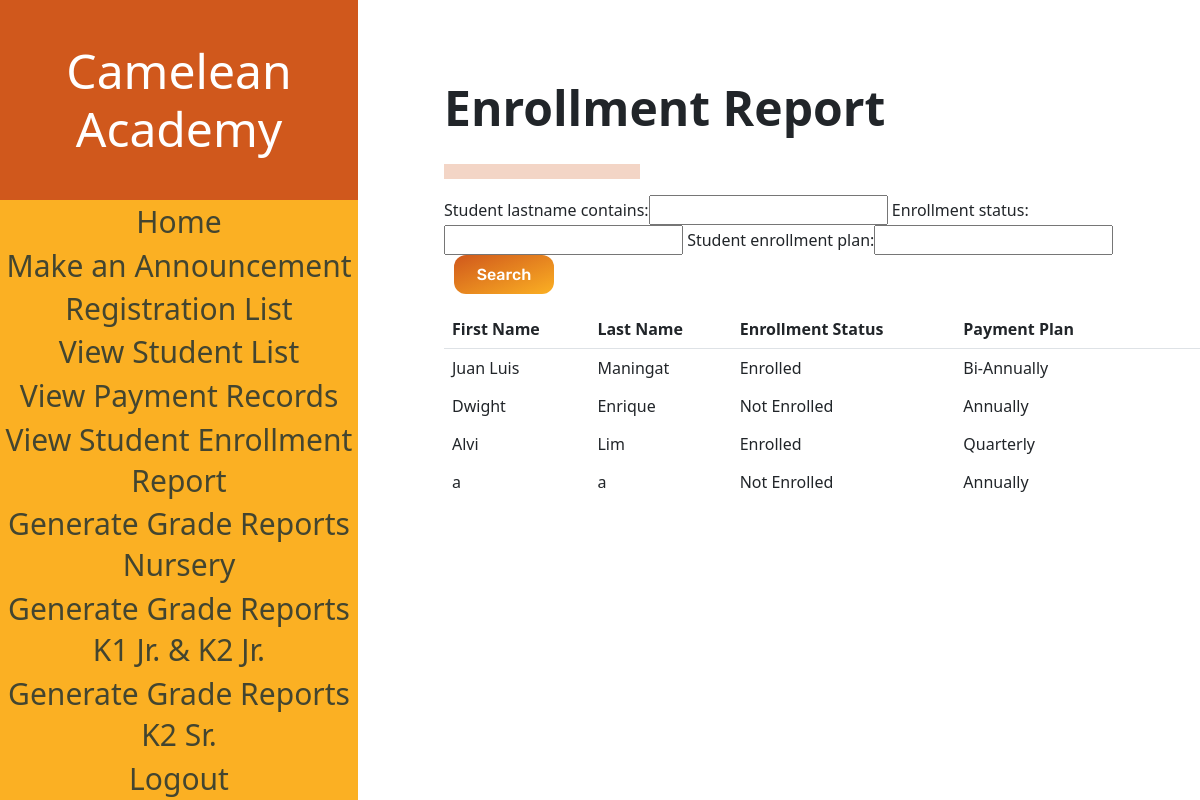
/studentEnrollment (signed in), run on the app's committed database.
### sis_app/models.py (models this page shows)
class Account(models.Model):
    username = models.CharField(max_length=128)
    password = models.CharField(max_length=128)#passwords should be stored hashed
    class Meta:
        abstract=True # Don't use this line if you want Contact to have its own table

class Student(Account):
    student_firstname = models.CharField(max_length=128, default=None)#
    student_lastname = models.CharField(max_length=128, default=None)#
    student_middlename = models.CharField(max_length=128, default=None)
    student_nickname = models.CharField(max_length=128, default=None)
    student_birthday = models.DateField(default=datetime.date.today())
    grade_levels = [
        ('Nursery','Nursery'),
        ('Kinder 1','Kinder 1'),
        ('Kinder 2 Junior', 'Kinder 2 Junior'),
        ('Kinder 2 Senior', 'Kinder 2 Senior'),
    ]
    student_grade_level = models.CharField(max_length=128, choices=grade_levels, default='Nursery')#
    status =[
    ('Not Enrolled','Not Enrolled'),
    ('Enrolled', 'Enrolled'),
    ]#
    sy = [tuple([x,x]) for x in range(2022,2035)]
    enrollment_status = models.CharField(max_length=20, choices=status,default='Not Enrolled')#
    student_schoolyear_start=models.IntegerField(choices=sy, default=None)#
    student_address = models.CharField(max_length=300, default=None)
    student_religion = models.CharField(max_length=128, default=None, blank=True, null = True)
    student_nationality = models.CharField(max_length=128, default=None)
    student_hobbies = models.TextField(max_length=500, default=None, blank=True, null = True)
    student_likes = models.TextField(max_length=500, default=None, blank=True, null = True)
    student_dislikes = models.TextField(max_length=500, default=None, blank=True, null = True)
    student_shm = models.TextField(max_length=500, default=None, blank=True, null = True)
    student_allergies = models.TextField(max_length=500, default=None, blank=True, null = True)
    student_sd = models.TextField(max_length=500, default=None, blank=True, null = True)
    student_oconsiderations = models.TextField(max_length=500, default=None, blank=True,null = True)
    student_guardianemail = models.EmailField(max_length = 254, default=None)
    student_f_firstname = models.CharField(max_length=128, default=None)
    student_f_lastname = models.CharField(max_length=128, default=None)
    student_f_middlename = models.CharField(max_length=128, default=None)
    student_f_telno = models.CharField(max_length=128, default=None)
    student_f_address = models.CharField(max_length=300, default=None)
    student_f_occupation = models.CharField(max_length=128, default=None, blank=True, null = True)
    student_f_employer = models.CharField(max_length=128, default=None, blank=True,null = True)
    student_f_oaddress = models.CharField(max_length=300, default=None, blank=True,null = True)
    student_f_otelno = models.CharField(max_length=128, default=None, blank=True,null = True)
    student_f_natureofbusiness = models.CharField(max_length=128, default=None, blank=True, null = True)
    student_m_firstname = models.CharField(max_length=128, default=None)
    student_m_lastname = models.CharField(max_length=128, default=None)
    student_m_middlename = models.CharField(max_length=128, default=None)
    student_m_telno = models.CharField(max_length=128, default=None)
    student_m_address = models.CharField(max_length=300, default=None)
    student_m_occupation = models.CharField(max_length=128, default=None, blank=True, null = True)
    student_m_employer = models.CharField(max_length=128, default=None, blank=True, null = True)
    student_m_oaddress = models.CharField(max_length=300, default=None, blank=True, null = True)
    student_m_otelno = models.CharField(max_length=128, default=None, blank=True, null = True)
    student_m_natureofbusiness = models.CharField(max_length=128, default=None, blank=True, null = True)
    student_sibling_name = models.CharField(max_length=300, default=None, blank=True, null = True)
    student_sibling_gender = models.CharField(max_length=128, default=None, blank=True, null = True)
    student_sibling_age = models.IntegerField(default=None, blank=True, null = True)
    student_sibling_school=models.CharField(max_length=300, default=None, blank=True, null = True)
    student_medexp = models.BooleanField(default = False)
    student_rules = models.BooleanField(default = False)
    student_accuracy = models.BooleanField(default = False)
    student_signedname = models.CharField(max_length=300, default=None)
    student_signdate = models.DateField(default=datetime.date.today())
    enrollment_plan_choices =[
    ('Annually','Annually'),
    ('Bi-Annually', 'Bi-Annually'),
    ('Quarterly', 'Quarterly'),
    ]
    student_enrollment_plan = models.CharField(max_length=20, choices=enrollment_plan_choices,default='Annually')

### sis_app/views.py (the view)
# urls.py: path('studentEnrollment',views.EnrollmentStatusAndPaymentPlan, name="student_enrollment"),
@login_required(login_url='sis_app:log_in')
def EnrollmentStatusAndPaymentPlan(request):
    if request.user.is_superuser:
        students = Student.objects.all()
        myFilter2 = EnrollmentStatusAndPaymentPlanFilter(request.GET, queryset=students)
        students = myFilter2.qs
        context = {'studentList' : students, 'myFilter2': myFilter2}
        return render(request,"sis_app/Student_Enrollment.html", context)
    else:
        return redirect('sis_app:home')

### sis_app/templates/sis_app/Student_Enrollment.html (shortened to what this page needs)
{% load static %}
    <link href="https://cdn.jsdelivr.net/npm/bootstrap@5.1.3/dist/css/bootstrap.min.css" rel="stylesheet">
	<link rel="stylesheet" href="{% static "styles/sEnrollment.css" %}" type="text/css">
<body>
    <div class="navbar">
        <div class="navbar-table-container">
            <table class = "navbarTable">
                <thead class= "border-bottom font-weight-bold">
                    <h1 class = "navbarHeader">
                        Camelean Academy
                    </h1>
                </thead>
                <tbody>
                    <tr class = "navbarTr">
                        <td data-heading="Testing"><a class="buttonDesignNegative" href="{% url 'sis_app:home' %}">Home</a></td>
                    </tr>
                    <tr class = "navbarTr">
                        <td data-heading="Testing"><a class="buttonDesignNegative" href="{% url 'sis_app:announcement_form' %}">Make an Announcement</a></td>
                    </tr>
                    <tr class = "navbarTr">
                        <td data-heading="Testing"><a class="buttonDesignNegative" href="{% url 'sis_app:registration_list' %}">Registration List</a></td>
                    </tr>
                    <tr class = "navbarTr">
                        <td data-heading="Testing"><a class="buttonDesignNegative" href="{% url 'sis_app:student_list' %}">View Student List</a></td>
                    </tr>
                    <tr class = "navbarTr">
                        <td data-heading="Testing"><a class="buttonDesignNegative" href="{% url 'sis_app:payment_list' %}">View Payment Records</a></td>
                    </tr>
                    <tr class = "navbarTr">
                        <td data-heading="Testing"><a class="buttonDesignNegative" href="{% url 'sis_app:student_enrollment' %}">View Student Enrollment Report</a></td>
                    </tr>
                    <tr class = "navbarTr">
                        <td data-heading="Testing"><a class="buttonDesignNegative" href="{% url 'sis_app:grade_report_nursery' %}">Generate Grade Reports<br> Nursery</a></td>
                    </tr>
                    <tr class = "navbarTr">
                        <td data-heading="Testing"><a class="buttonDesignNegative" href="{% url 'sis_app:grade_report_k1k2jr' %}">Generate Grade Reports<br> K1 Jr. & K2 Jr.</a></td>
                    </tr>
                    <tr class = "navbarTr">
                        <td data-heading="Testing"><a class="buttonDesignNegative" href="{% url 'sis_app:grade_report_kinder2senior' %}">Generate Grade Reports<br> K2 Sr.</a></td>
                    </tr>
                    <tr class = "navbarTr">
                    <td data-heading="Testing"><a class="buttonDesignNegative" href="{% url 'sis_app:log_out' %}">Logout</a></td>
                    </tr>
                </tbody>
            </table>
        </div>
    </div>
    <div class = "elements">
        <h2 class="pageHeading">Enrollment Report</h2>
        <hr id="baseHR">
        <div class = "form">
            <div class="form-container">
                <form method="get" style=>
                    {{myFilter2.form}}
                    <button class="buttonDesignPositive" id="search" type="submit">Search</button>
                </form>
                <div class="table-container">
                    <table class = "table table-borderless">
                        <thead class= "border-bottom font-weight-bold">
                            <tr>
                                <th>First Name</th>
                                <th>Last Name</th>
                                <th>Enrollment Status</th>
                                <th>Payment Plan</th>
                                <th></th>
                                <th></th>
                                <th></th>
                            </tr>
                        </thead>
                        <tbody>
                            {% for student in studentList %}
                            <tr id="searchbar">
                                <td data-heading="First Name">{{student.student_firstname}}</td>
                                <td data-heading="Last Name">{{student.student_lastname}}</td>
                                <td data-heading="Enrollment Status">{{student.enrollment_status}}</td>
                                <td data-heading="Payment Plan">{{student.student_enrollment_plan}}</td>
                            </tr>
                            {% endfor %}
                        </tbody>
                    </table>
                </div>
            </div>
        </div>
    </div>
</body>

### sis_app/static/styles/sEnrollment.css (style rules this page uses)
h1 { display: flex; justify-content: center; align-items: center; background-color: #D0581C; margin:0; color: #FFFFFF; height: 25vh; width: 358px; font-weight: 200; font-size: 48px; text-align: center; }
.navbarTable { background-color: #FBB023; height: 75vh; width: 358px; margin:0; padding:0; position: relative; }
.navbarTr { text-align: center; font-size: 30px; }
a:visited, a:link { color: #434530; text-decoration: none; }
.navbar { margin:0; padding:0; }
body { display: flex; }
h2 { padding-left: 86px; padding-top: 79px; font-weight: 700; font-size: 48px; }
#baseHR { background-color:#D0581C; width:196px; height:15px; margin-top: 27px; margin-left: 86px; }
.buttonDesignPositive { background: linear-gradient(to bottom right, #D0581C, #FBB023); border: 0; border-radius: 12px; color: #FFFFFF; cursor: pointer; display: inline-block; font-family: "Rubik", sans-serif; font-size: 16px; font-weight: 500; height: 39px; line-height: 2.5; outline: transparent; padding: 0 1rem; text-align: center; text-decoration: none; transition: box-shadow .2s ease-in-out; user-select: none; -webkit-user-select: none; touch-action: manipulation; white-space: nowrap; width: 100px; margin-left: 10px; }
.form-container { margin-left: 86px; }

### data on the page
Student: student_firstname "Juan Luis", student_lastname "Maningat", enrollment_status "Enrolled", student_enrollment_plan "Bi-Annually"
Student: student_firstname "Dwight", student_lastname "Enrique", enrollment_status "Not Enrolled", student_enrollment_plan "Annually"
Student: student_firstname "Alvi", student_lastname "Lim", enrollment_status "Enrolled", student_enrollment_plan "Quarterly"
Student: student_firstname "a", student_lastname "a", enrollment_status "Not Enrolled", student_enrollment_plan "Annually"
